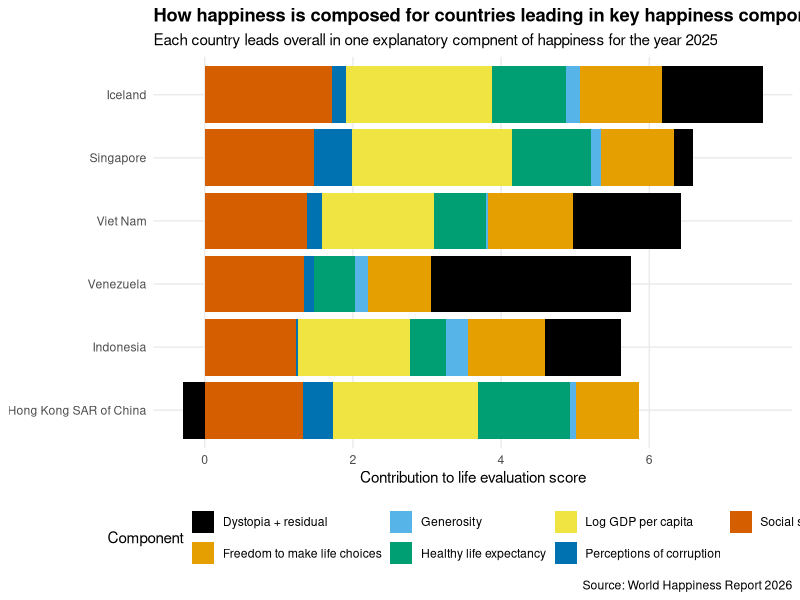

Recreate this plot in R.
## ---- chunk 1
#| label: load-packages-r
#| message: false

library(tidyverse)
library(ggthemes)
## ---- chunk 2
#| label: load-data-r
#| message: false

whr <- read_csv("data/whr.csv")
## ---- chunk 3
#| label: q2-1
#| message: false

whr_2025 <- whr |>
  filter(year == 2025)

leader_countries <- bind_rows(
  whr_2025 |> slice_max(explained_by_log_gdp_per_capita, n = 1),
  whr_2025 |> slice_max(explained_by_social_support, n = 1),
  whr_2025 |> slice_max(explained_by_healthy_life_expectancy, n = 1),
  whr_2025 |> slice_max(explained_by_freedom_to_make_life_choices, n = 1),
  whr_2025 |> slice_max(explained_by_generosity, n = 1),
  whr_2025 |> slice_max(explained_by_perceptions_of_corruption, n = 1),
  whr_2025 |> slice_max(dystopia_residual, n = 1)
) |>
  distinct(country, .keep_all = TRUE) |>
  mutate(
    country = fct_reorder(country, life_eval)
  )

leaders_long <- leader_countries |>
  select(
    country,
    life_eval,
    explained_by_log_gdp_per_capita,
    explained_by_social_support,
    explained_by_healthy_life_expectancy,
    explained_by_freedom_to_make_life_choices,
    explained_by_generosity,
    explained_by_perceptions_of_corruption,
    dystopia_residual
  ) |>
  pivot_longer(
    cols = explained_by_log_gdp_per_capita:dystopia_residual,
    names_to = "component",
    values_to = "value"
  ) |>
  mutate(
    component = recode(
      component,
      explained_by_log_gdp_per_capita = "Log GDP per capita",
      explained_by_social_support = "Social support",
      explained_by_healthy_life_expectancy = "Healthy life expectancy",
      explained_by_freedom_to_make_life_choices = "Freedom to make life choices",
      explained_by_generosity = "Generosity",
      explained_by_perceptions_of_corruption = "Perceptions of corruption",
      dystopia_residual = "Dystopia + residual"
    )
  )

ggplot(leaders_long, aes(x = value, y = country, fill = component)) +
  geom_col() +
  scale_x_continuous(
    limits = c(-0.3, NA)
  ) +
  scale_fill_colorblind() +
  labs(
    title = "How happiness is composed for countries leading in key happiness components in the year 2025",
    subtitle = "Each country leads overall in one explanatory compnent of happiness for the year 2025",
    x = "Contribution to life evaluation score",
    y = NULL,
    fill = "Component",
    caption = "Source: World Happiness Report 2026"
  ) +
  theme_minimal() +
  theme(
    plot.title = element_text(face = "bold"),
    panel.grid.minor = element_blank(),
    legend.position = "bottom"
  )
## ---- chunk 4
#| label: ugly-plot-r
# add code to make the plot in R here
